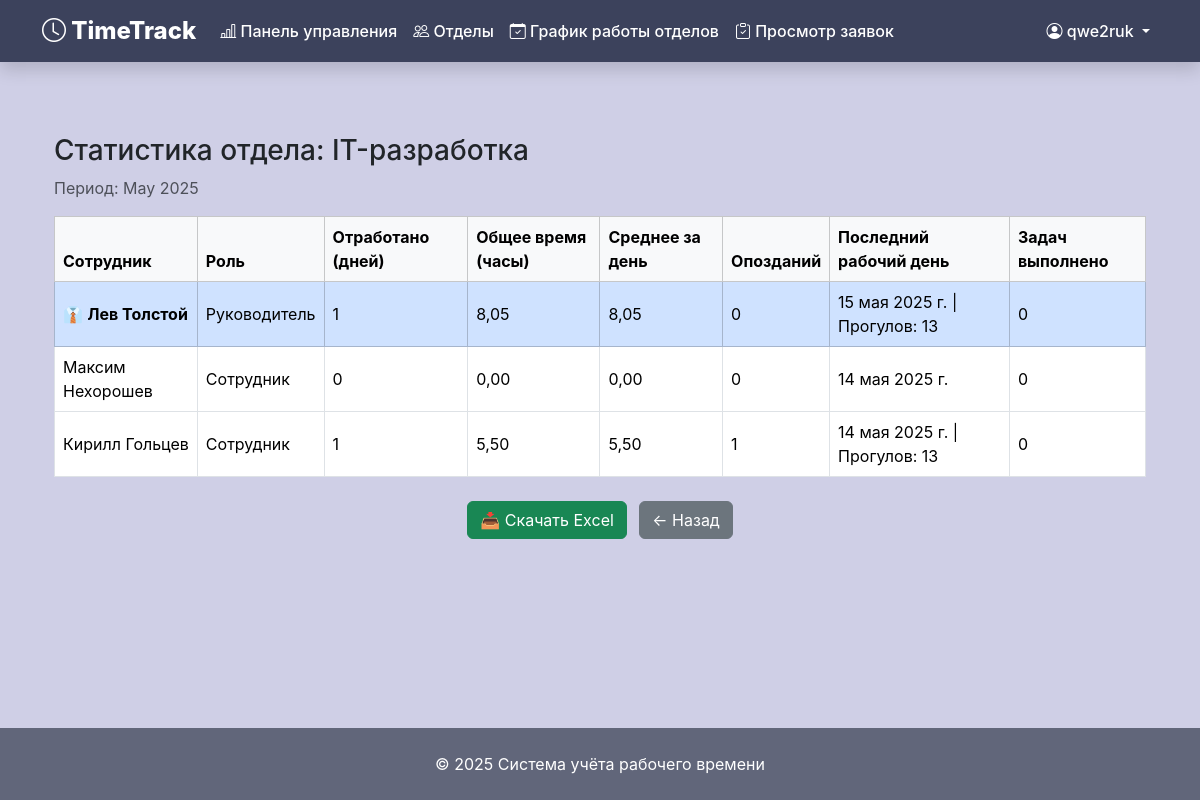
The page /departments/1/statistics/ (signed in) on the database as committed earlier.
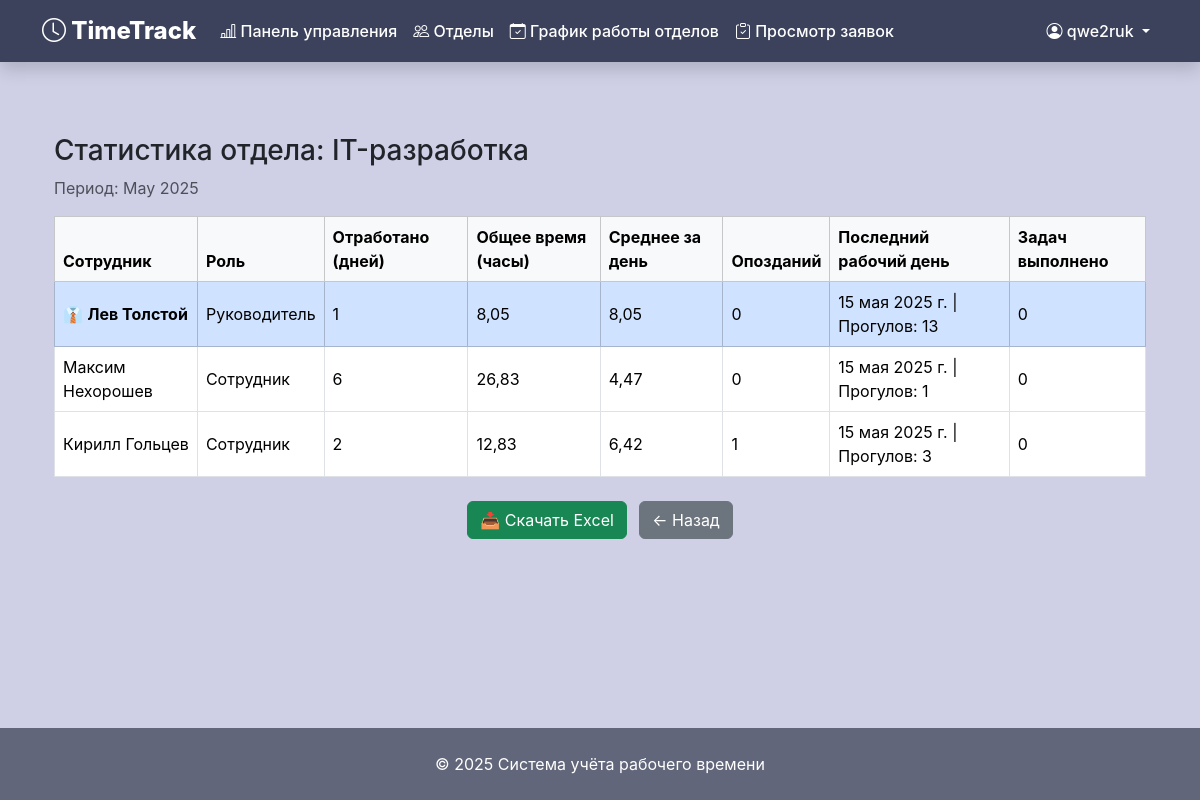
The same page on the database as committed later.
### time_site/models.py (models this page shows, shortened)
class CustomUser(AbstractUser):
    email = models.EmailField(
        _('Электронная почта'),
        blank=False
    )
    ROLE_CHOICES = [
        ('Сотрудник', 'Сотрудник'),
        ('Руководитель', 'Руководитель'),
        ('Администратор', 'Администратор'),
    ]
    role = models.CharField(
        _('Роль'),
        max_length=50,
        choices=ROLE_CHOICES,
        default='Сотрудник'
    )
    post = models.CharField(
        _('Должность'),
        max_length=50,
        blank=True
    )
    hire_date = models.DateField(
        _('Дата приёма на работу'),
        default=timezone.now
    )
    phone = models.CharField(
        _('Телефон'),
        max_length=20,
        blank=True
    )
    description = models.TextField(
        _('Описание'),
        blank=True
    )
    department = models.ForeignKey(
        Department,
        on_delete=models.SET_NULL,
        null=True,
        blank=True,
        related_name='employees',
        verbose_name='Отдел'
    )
    is_active = models.BooleanField(
        _('Активен'),
        default=True
    )
    class Meta:
        verbose_name = 'Пользователь'
        verbose_name_plural = 'Пользователи'

class WorkLog(models.Model):
    user = models.ForeignKey(settings.AUTH_USER_MODEL, on_delete=models.CASCADE)
    date = models.DateField(default=timezone.now)
    check_in = models.TimeField(null=True, blank=True, verbose_name="Вход")
    check_out = models.TimeField(null=True, blank=True, verbose_name="Выход")
    break_minutes = models.PositiveIntegerField(default=0, verbose_name="Перерыв (мин)")
    note = models.TextField(blank=True, verbose_name="Примечание")
    @property
    def worked_time_minutes(self):
        if self.check_in and self.check_out:
            delta = datetime.combine(date.min, self.check_out) - datetime.combine(date.min, self.check_in)
            return max((delta.total_seconds() // 60) - self.break_minutes, 0)
        return 0
    class Meta:
        verbose_name = "Запись рабочего времени"
        verbose_name_plural = "Рабочие записи"
        unique_together = ['user', 'date']

### time_site/views/statistics.py (the view)
# urls.py: path('departments/<int:pk>/statistics/', department_statistics_view, name='department_statistics'),
@login_required
def department_statistics_view(request, pk):
    department = get_object_or_404(Department, pk=pk)
    if request.user.role != 'Руководитель' or request.user.department != department:
        return HttpResponse(status=403)
    stats, month_start = get_department_statistics(department)
    return render(request, 'statistics/department_stats.html', {
        'department': department,
        'stats': stats,
        'month': month_start.strftime('%B %Y')
    })

### time_site/models.py (called while the page is built)
    def is_working_day(self, date):
        return str(date.weekday()) in self.working_days.split(',')

### time_site/templates/statistics/department_stats.html
{% extends 'base.html' %}
{% block content %}
<div class="container mt-4">
    <h3>Статистика отдела: {{ department.name }}</h3>
    <p class="text-muted">Период: {{ month }}</p>
    <table class="table table-bordered table-hover align-middle">
        <thead class="table-light">
            <tr>
                <th>Сотрудник</th>
                <th>Роль</th>
                <th>Отработано (дней)</th>
                <th>Общее время (часы)</th>
                <th>Среднее за день</th>
                <th>Опозданий</th>
                <th>Последний рабочий день</th>
                <th>Задач выполнено</th>
            </tr>
        </thead>
        <tbody>
            {% for stat in stats %}
                <tr class="{% if stat.role == 'Руководитель' %}table-primary{% endif %}">
                    <td>
                        {% if stat.role == 'Руководитель' %}
                            👔 <strong>{{ stat.employee.get_full_name|default:stat.employee.username }}</strong>
                        {% else %}
                            {{ stat.employee.get_full_name|default:stat.employee.username }}
                        {% endif %}
                    </td>
                    <td>{{ stat.role }}</td>
                    <td>{{ stat.worked_days }}</td>
                    <td>{{ stat.total_time|floatformat:2 }}</td>
                    <td>{{ stat.avg_per_day|floatformat:2 }}</td>
                    <td>{{ stat.late_days }}</td>
                    <td>
                        {{ stat.last_log }}
                        {% if stat.absenteeism %}
                            | Прогулов: {{ stat.absenteeism }}
                        {% endif %}
                    </td>
                    <td>{{ stat.completed_tasks }}</td>
                </tr>
            {% empty %}
                <tr>
                    <td colspan="7" class="text-center text-muted">Нет данных за указанный период</td>
                </tr>
            {% endfor %}
        </tbody>
    </table>
    <div class="text-center mt-4">
        <a href="{% url 'export_department_excel' department.pk %}" class="btn btn-success me-2">
            📥 Скачать Excel
        </a>
        <a href="javascript:history.back()" class="btn btn-secondary">
            ← Назад
        </a>
    </div>
</div>
{% endblock %}

Rows that differ between the two databases and show on the page:
changed CustomUser "Максим Нехорошев": worked_days "0" → "6"; total_time "0,00" → "26,83"; avg_per_day "0,00" → "4,47"; last_log "14 мая 2025 г." → "15 мая 2025 г."; absenteeism (not shown) → "1"
changed CustomUser "Кирилл Гольцев": worked_days "1" → "2"; total_time "5,50" → "12,83"; avg_per_day "5,50" → "6,42"; last_log "14 мая 2025 г." → "15 мая 2025 г."; absenteeism "13" → "3"
